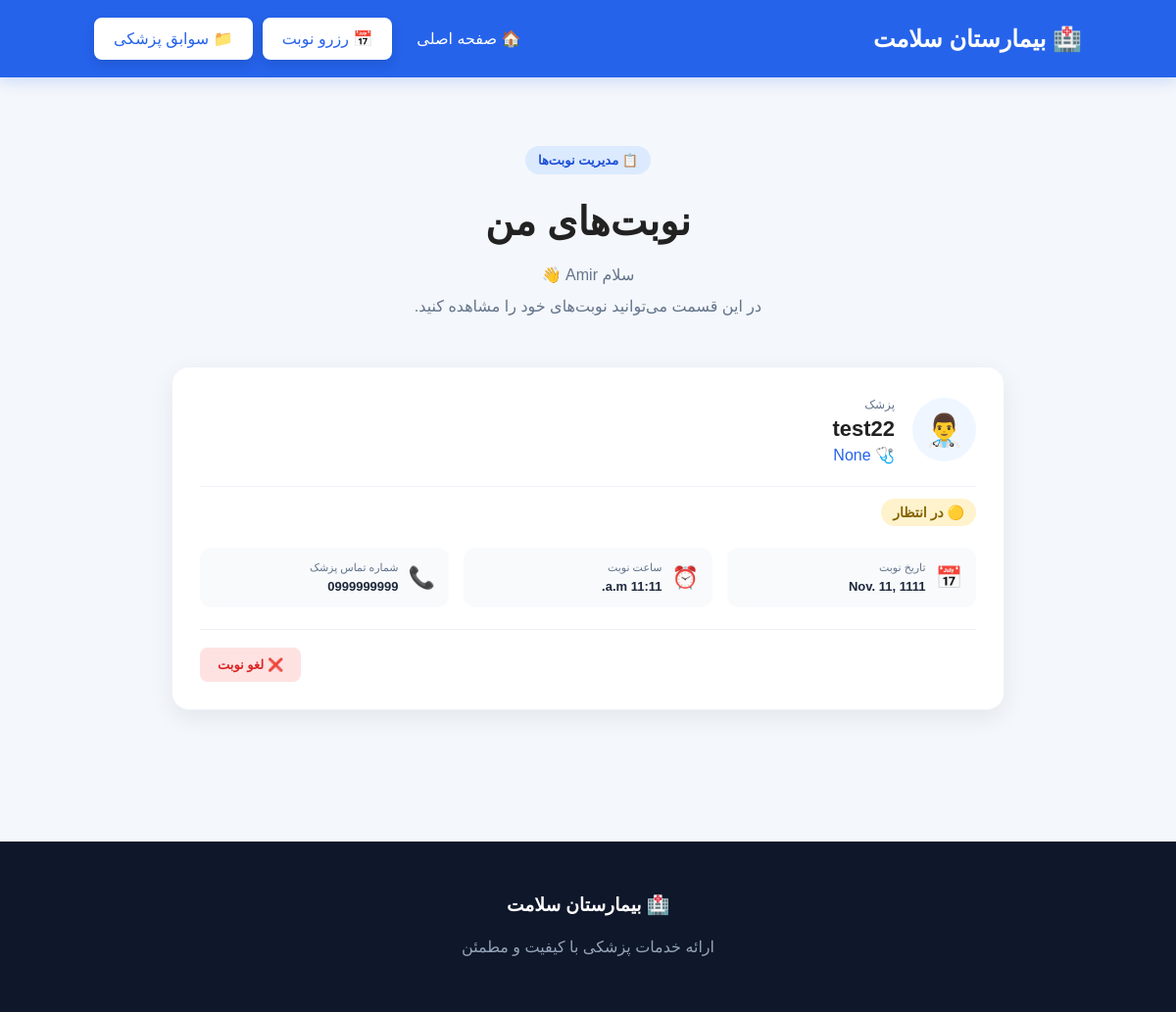
Page /my-appointments/ (signed in) on the earlier database version.
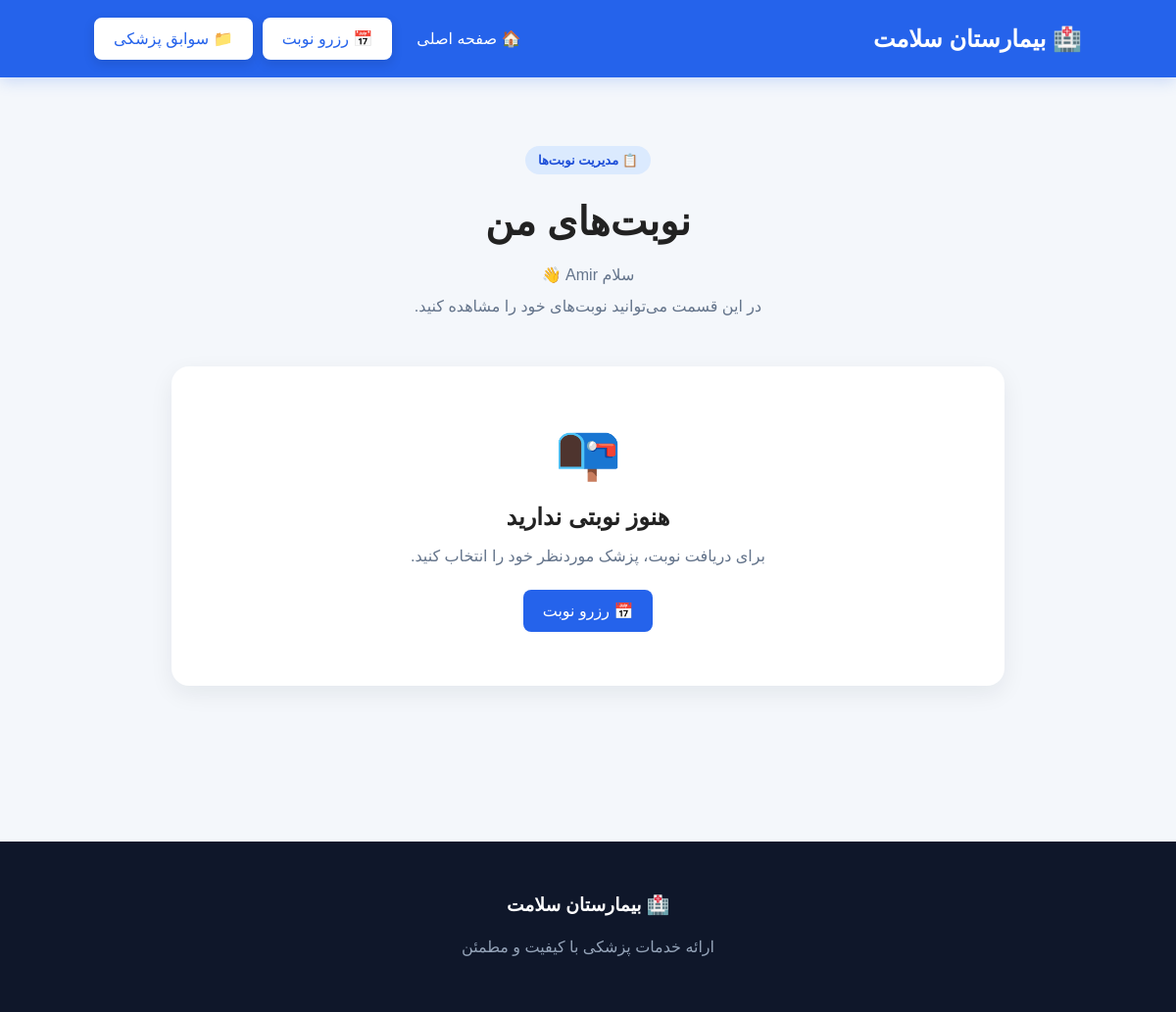
Same page on the later database version.
### hospital/models.py (models this page shows, shortened)
class Appointment(models.Model):
    STATUS_CHOICES = [
        ("pending", "در انتظار"),
        ("confirmed", "تأیید شده"),
        ("cancelled", "لغو شده"),
        ("completed", "انجام شده"),
    ]
    patient = models.ForeignKey(
        User,
        on_delete=models.CASCADE,
        null=True,
        blank=True
    )
    patient_name = models.CharField(max_length=100)
    doctor = models.ForeignKey(
        Doctor,
        on_delete=models.CASCADE
    )
    date = models.DateField()
    time = models.TimeField()
    status = models.CharField(
        max_length=20,
        choices=STATUS_CHOICES,
        default="pending"
    )

class Doctor(models.Model):
    name = models.CharField(max_length=100)
    specialty = models.ForeignKey(
        Specialty,
        on_delete=models.SET_NULL,
        null=True,
        blank=True,
        related_name="doctors",
    )
    phone = models.CharField(max_length=20)

### hospital/views.py (the view)
# urls.py: path("my-appointments/",my_appointments,name="my_appointments"),
@login_required(login_url="/login/")
def my_appointments(request):
    appointments = Appointment.objects.filter(
        patient=request.user
    ).order_by("-date", "-time")
    return render(
        request,
        "my_appointments.html",
        {
            "appointments": appointments
        }
    )

### Templates/my_appointments.html (shortened to what the changed rows need)
{% load static %}
<!DOCTYPE html>
<html lang="fa" dir="rtl">
<head>
    <link rel="stylesheet" href="{% static 'css/style.css' %}">
</head>
<body class="appointments-page">
<nav>
    <h2>🏥 بیمارستان سلامت</h2>
</nav>
<section class="appointments-section">
    <div class="appointments-header">
        <h1>
            نوبت‌های من
        </h1>
    </div>
    <div class="appointments-container">
        {% for item in appointments %}
            <div class="appointment-card">
                <div class="appointment-card-top">
                    <div class="doctor-mini-icon">
                        👨‍⚕️
                    </div>
                    <div>
                        <span class="appointment-label">
                            پزشک
                        </span>
                        <h2>
                            {{ item.doctor.name }}
                        </h2>
                        <p class="doctor-specialty">
                            🩺 {{ item.doctor.specialty }}
                        </p>
                    </div>
                </div>
                <div class="appointment-status">
                    {% if item.status == "pending" %}
                        <span class="status pending">
                            🟡 در انتظار
                        </span>
                    {% elif item.status == "confirmed" %}
                        <span class="status confirmed">
                            🟢 تأیید شده
                        </span>
                    {% elif item.status == "cancelled" %}
                        <span class="status cancelled">
                            🔴 لغو شده
                        </span>
                    {% elif item.status == "completed" %}
                        <span class="status completed">
                            🔵 انجام شده
                        </span>
                    {% endif %}
                </div>
                <div class="appointment-info">
                    <div class="info-item">
                        <span class="info-icon">
                            📅
                        </span>
                        <div>
                            <small>
                                تاریخ نوبت
                            </small>
                            <strong>
                                {{ item.date }}
                            </strong>
                        </div>
                    </div>
                    <div class="info-item">
                        <span class="info-icon">
                            ⏰
                        </span>
                        <div>
                            <small>
                                ساعت نوبت
                            </small>
                            <strong>
                                {{ item.time }}
                            </strong>
                        </div>
                    </div>
                    <div class="info-item">
                        <span class="info-icon">
                            📞
                        </span>
                        <div>
                            <small>
                                شماره تماس پزشک
                            </small>
                            <strong>
                                {{ item.doctor.phone }}
                            </strong>
                        </div>
                    </div>
                </div>
                <div class="appointment-actions">
                    {% if item.status == "pending" or item.status == "confirmed" %}
                        <form
                            method="POST"
                            action="{% url 'cancel_appointment' item.id %}"
                            onsubmit="return confirm('آیا مطمئن هستید که می‌خواهید این نوبت را لغو کنید؟');"
                        >
                            <button
                                type="submit"
                                class="cancel-button"
                            >
                                ❌ لغو نوبت
                            </button>
                        </form>
                    {% endif %}
                </div>
            </div>
        {% empty %}
            <div class="empty-appointments">
                <div class="empty-icon">
                    📭
                </div>
                <h2>
                    هنوز نوبتی ندارید
                </h2>
                <p>
                    برای دریافت نوبت، پزشک موردنظر خود را انتخاب کنید.
                </p>
                <a
                    class="button"
                    href="{% url 'appointment' %}"
                >
                    📅 رزرو نوبت
                </a>
            </div>
        {% endfor %}
    </div>
</section>
</body>
</html>

Differences in the rows shown:
removed Appointment: doctor.name "test22", doctor.specialty "None", status "🟡 در انتظار", date "Nov. 11, 1111", time "11:11 a.m.", doctor.phone "0999999999"
Other differences:
text now shown: "📭 هنوز نوبتی ندارید برای دریافت نوبت، پزشک موردنظر خود را انتخاب کنید. 📅 رزرو نوبت"
